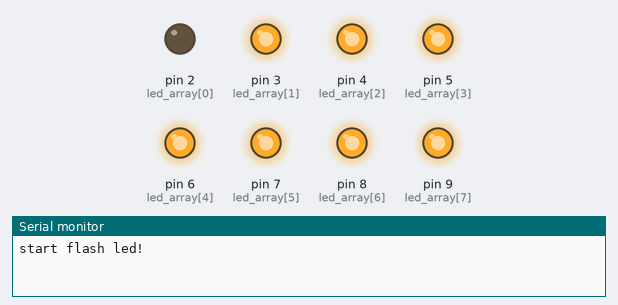
Bench run of a sketch on a simulated Arduino Uno, built with avr-gcc and run on an emulated ATmega328P. Shown: output pins drawn as LEDs (lit = HIGH), the last lines printed to the serial monitor.

Above: at 0.05 s.
At 0.55 s:
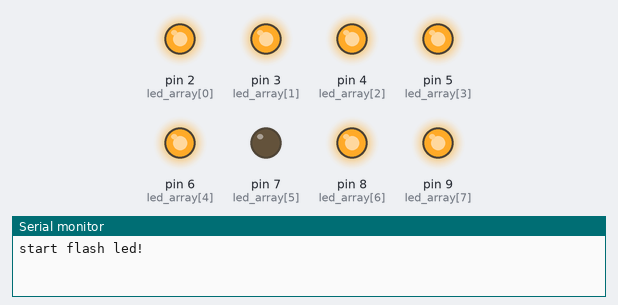
At 1.0 s:
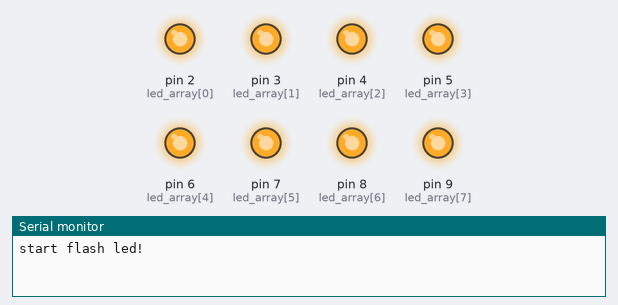
At 1.45 s:
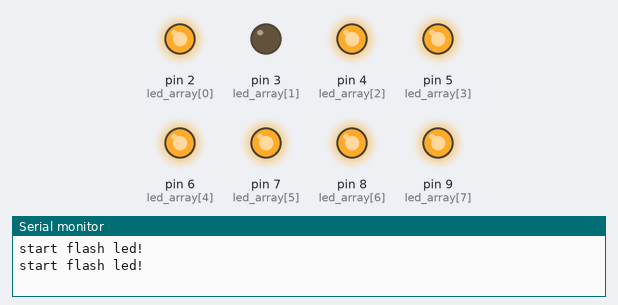
At 1.95 s:
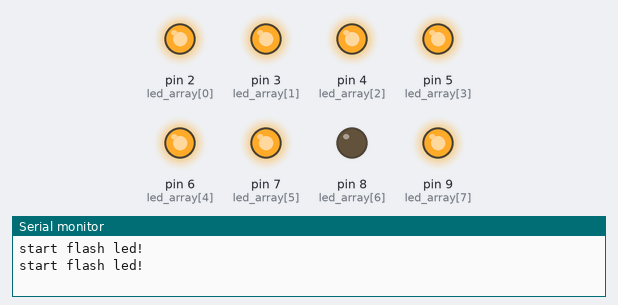
At 2.85 s:
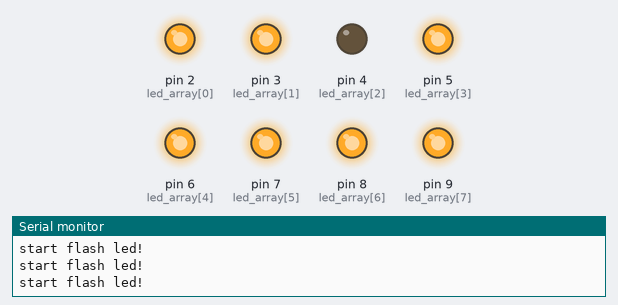
Timing chart, 0 to 3.1 s (numbered marks = the images above):
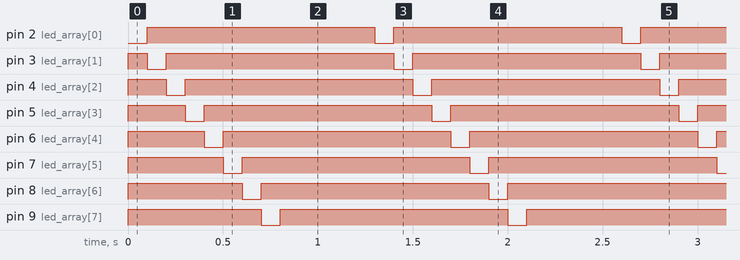

Measured:
- by itself, pin 2 (led_array[0]), pin 3 (led_array[1]), pin 4 (led_array[2]), pin 5 (led_array[3]), pin 6 (led_array[4]), pin 7 (led_array[5]), pin 8 (led_array[6]), pin 9 (led_array[7]): alternates HIGH for 1.2 s and LOW for 0.10 s
- by itself, everything shown: repeats every 1.3 s, in 9 steps

The sketch:

MiniProject_1_LED_Chaser.ino
```cpp
/*
 * Jingkun Li | MiniProject_1 | Advisor: Prof. Carlotta Berry, Ph.D.
 * Project: 8-Channel Sequential LED Chaser
 * Board: Arduino Uno
 * Description: Sequentially illuminates an 8-LED array from left to right using active-low sink logic.
 */

int led_array[8] = {2, 3, 4, 5, 6, 7, 8, 9};
int flash_speed = 100;  // the gap of flashing (ms)

// light up the led from the left to right
void led_flash(void)
{
  for(int i = 0; i < 8; i++)
  {
    // turn off all the led
    for(int j = 0; j < 8; j++) digitalWrite(led_array[j], HIGH);
    // light up the current led
    digitalWrite(led_array[i], LOW);
    delay(flash_speed);
  }
}

// turn all the leds off
void led_turn_off(void)
{
  for(int i = 0; i < 8; i++)
    digitalWrite(led_array[i], HIGH);
}

void setup() {
  Serial.begin(115200);
  for(int i = 0; i < 8; i++) {
    pinMode(led_array[i], OUTPUT);
    digitalWrite(led_array[i], HIGH); // turn off at first
  }
}

void loop() {
  Serial.println("start flash led!");
  led_flash();
  led_turn_off();
  delay(500); // in case the flashing is too fast
}
```
